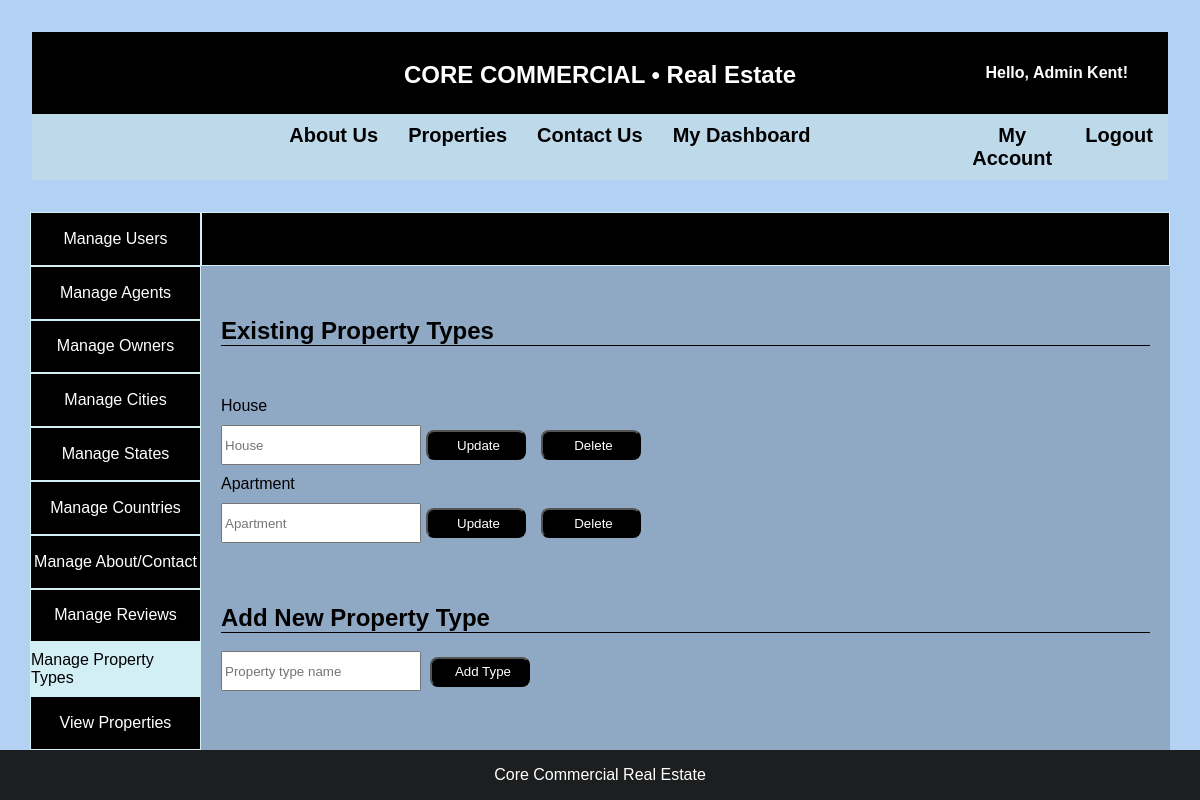
/admin/manage-property-types.php (signed in), run on the app's committed database.
### tables this page shows
CREATE TABLE IF NOT EXISTS property_types (
    id INT AUTO_INCREMENT PRIMARY KEY,
    type VARCHAR(50) NOT NULL
);

### includes/manage-places-functions.php (called while the page is built, shortened)
<?php
function getPropertyTypes($pdo)
{
    $statement = $pdo->query("SELECT id, type FROM property_types");
    return $statement->fetchAll(PDO::FETCH_ASSOC);
}

### admin/manage-property-types.php (the view, shortened to what this page needs)
<?php
include '../includes/db.php';
include '../includes/manage-places-functions.php';
$propertyTypes = getPropertyTypes($pdo);
?>
<!DOCTYPE html>
<html lang="en">
<head>
    <link rel="stylesheet" href="../assets/css/style.css">
</head>
<body>
    <div class="admin-dashboard">
        <header class="navbar">
            <nav class="nav-bar-container">
                <div class="nav-left">
                    <h1><a href="../index.php"><b>CORE COMMERCIAL</b> • Real Estate</a></h1>
                </div>
                <div class="nav-right">
                    <?php if (isset($_SESSION['user_id'])): ?>
                        <span id="greeting">Hello, <?php echo htmlspecialchars($_SESSION['name']); ?>!</span>
                    <?php endif; ?>
                </div>
            </nav>
            <nav class="nav-links">
                <ul>
                    <div class="centered-links">
                        <li><a href="../about.php">About Us</a></li>
                        <li><a href="../customer/properties.php">Properties</a></li>
                        <li><a href="../contact.php">Contact Us</a></li>
                        <li><a href="dashboard.php">My Dashboard</a></li>
                    </div>
                    <div class="right-hand-links">
                        <li><a href="../my_account.php">My Account</a></li>
                        <li><a href="../logout.php">Logout</a></li>
                    </div>
                </ul>
            </nav>
        </header>
        <main class="admin-overview">
            <div class="admin-menu">
                <div class="admin-button">
                    <a href="manage-users.php">Manage Users</a>
                </div>
                <div class="admin-button">
                    <a href="manage-agents.php">Manage Agents</a>
                </div>
                <div class="admin-button">
                    <a href="manage-owners.php">Manage Owners</a>
                </div>
                <div class="admin-button">
                    <a href="manage-cities.php">Manage Cities</a>
                </div>
                <div class="admin-button">
                    <a href="manage-states.php">Manage States</a>
                </div>
                <div class="admin-button">
                    <a href="manage-countries.php">Manage Countries</a>
                </div>
                <div class="admin-button">
                    <a href="manage-content.php">Manage About/Contact</a>
                </div>
                <div class="admin-button">
                    <a href="manage-reviews.php">Manage Reviews</a>
                </div>
                <div class="admin-button" style="background-color: #d3eff6;">
                    <a href="manage-property-types.php" style="color: black">Manage Property Types</a>
                </div>
                <div class="admin-button">
                    <a href="view-properties.php">View Properties</a>
                </div>
            </div>
            <div class="admin-stats">
            <div class="admin-title"></div>
                <div class="places-manage-content">
                    <h2>Existing Property Types</h2>
                    <div class="places-list">
                        <?php foreach ($propertyTypes as $type): ?>
                            <div class="place-card">
                                <p><?php echo htmlspecialchars($type['type']); ?></p>
                                <div class="button-group">
                                    <form method="POST" action="manage-property-types.php" class="update-form">
                                        <input type="text" name="new_type_name" placeholder="<?php echo htmlspecialchars($type['type']); ?>" required>
                                        <button type="submit" name="update_property_type" class="location-button">Update</button>
                                    </form>
                                    <form method="POST" action="manage-property-types.php" class="delete-form">
                                        <button type="submit" name="delete_property_type" class="location-button">Delete</button>
                                    </form>
                                </div>
                            </div>
                        <?php endforeach; ?>
                    </div>
                    <div class="add-place">
                        <h2>Add New Property Type</h2><br>
                        <form method="POST" action="manage-property-types.php">
                            <input type="text" name="type_name" placeholder="Property type name" required>
                            <button type="submit" name="add_property_type" class="location-button">Add Type</button>
                        </form>
                    </div>
                </div>
            </div>
        </main>
        <footer>
            <p>Core Commercial Real Estate</p>
        </footer>
    </div>
</body>
</html>

### assets/css/style.css (style rules this page uses)
* { margin: 0; padding: 0; box-sizing: border-box; }
html, body { height: 100%; width: 100%; overflow-x: hidden; display: flex; flex-direction: column; }
header { color: white; padding: 2rem; font-family: 'Lucida Sans', 'Lucida Sans Regular', 'Lucida Grande', 'Lucida Sans Unicode', Geneva, Verdana, sans-serif; text-align: center; width: 100%; z-index: 1; position: relative; }
nav ul { list-style: none; display: flex; padding: 1rem; font-size: 20px; }
nav ul li { margin: 0 1rem; }
nav ul li a { color: rgb(0, 0, 0); text-decoration: none; transition: color 0.3s; }
nav h1 { padding-bottom: 15px; padding-top: 19px; background-color: black; color: white; text-align: center; position: relative; }
.centered-links { display: flex; width: 90%; justify-content: center; padding-left: 10%; }
.right-hand-links { display: flex; flex-direction: row; }
#greeting { color: white; font-weight: bold; position: absolute; right: 20px; top: 50%; transform: translateY(-50%); white-space: nowrap; }
.nav-right { position: absolute; right: 20px; }
.nav-left h1 { margin: 0; font-size: 24px; text-align: center; }
.nav-left h1 a { color: #fff; text-decoration: none; }
.nav-links { background-color: rgba(191, 218, 233, 0.9); padding: 10px 0; text-align: center; }
.nav-links ul { margin: 0; padding: 0; list-style: none; }
.nav-links ul li { display: inline; margin: 0 15px; }
.nav-links ul li a { text-decoration: none; color: black; font-weight: bold; }
.nav-bar-container { display: flex; justify-content: center; align-items: center; background-color: #000; color: white; padding: 10px 0; position: relative; }
footer { background-color: rgba(24, 24, 24, 0.97); color: white; text-align: center; padding: 1rem; width: 100%; font-family: 'Lucida Sans', 'Lucida Sans Regular', 'Lucida Grande', 'Lucida Sans Unicode', Geneva, Verdana, sans-serif; }
.admin-dashboard { width: 100vw; height: 100vh; background: rgb(179, 210, 243); display: flex; flex-direction: column; justify-content: center; align-items: center; }
.admin-overview { display: flex; height: 86%; width: 95%; justify-content: space-between; background-color: rgba(0, 0, 0, 0.2); font-family: 'Lucida Sans', 'Lucida Sans Regular', 'Lucida Grande', 'Lucida Sans Unicode', Geneva, Verdana, sans-serif; overflow: hidden; }
.admin-menu { display: flex; flex-direction: column; height: 100%; width: 15%; background-color: rgb(0, 0, 0); }
.admin-button { display: flex; justify-content: center; align-items: center; border: 1px solid #d3eff6; background-color: black; color: white; height: 30%; width: 100%; transform: 0.3s ease; }
.admin-button a { color: white; text-decoration: none; display: block; width: 100%; height: 100%; display: flex; justify-content: center; align-items: center; }
.admin-stats { display: flex; flex-direction: column; width: 85%; height: 100%; overflow: hidden; }
.admin-title { display: flex; align-items: center; padding-left: 15%; width: 100%; height: 10%; border: 1px solid #d3eff6; background-color: black; color: white; }
.places-manage-content { display: flex; flex-direction: column; width: 100%; justify-content: space-evenly; padding: 20px; gap: 20px; height: calc(100% - 11.4%); overflow-y: scroll; }
.places-manage-content input, select { height: 40px; width: 200px; padding: 2px; }
.places-manage-content h2 { border-bottom: 1px solid black; }
.location-button { width: 100px; height: 30px; background-color: #000; color: white; border-radius: 8px; cursor: pointer; vertical-align: middle; padding-left: 5px; margin-left: 5px; }
.place-card { display: flex; flex-direction: column; gap: 10px; }
.button-group { display: flex; gap: 10px; padding-bottom: 10px; }
.update-form, .delete-form { display: flex; align-items: center; }

### data on the page
property_types: type "House", new_type_name "House"
property_types: type "Apartment", new_type_name "Apartment"

### other printed values
$_SESSION['name'] "Admin Kent"
